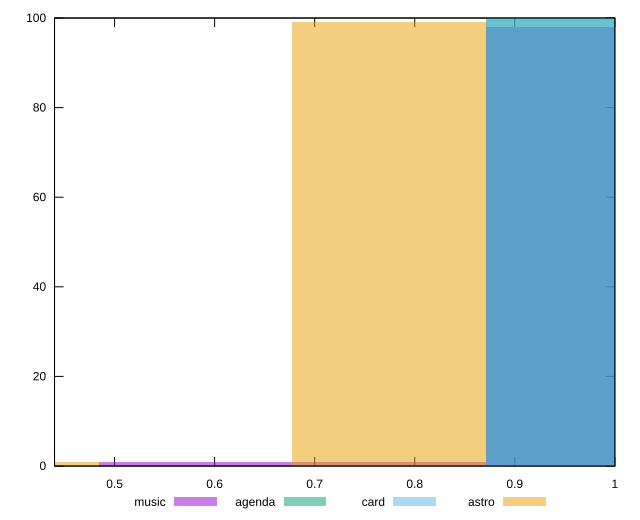

Write the gnuplot code that produced this figure.
reset

$music <<EOF
0.5807517181947065 1
0.9679195303245108 98
0.7743356242596087 1
EOF

$agenda <<EOF
0.9679195303245108 100
EOF

$card <<EOF
0.9679195303245108 100
EOF

$astro <<EOF
0.38716781212980433 1
0.7743356242596087 99
EOF

set key outside below
set boxwidth 0.19358390606490217
set xrange [0.44:1]
set yrange [0:100]
set trange [0:100]
set style fill transparent solid 0.5 noborder
set terminal svg size 640, 520 enhanced background rgb 'white'
set output "reports/report_00031_2021-02-24T23-18-18.084Z/total-blocking-time/comparison/histogram/all_score.svg"

plot $music title "music" with boxes, \
     $agenda title "agenda" with boxes, \
     $card title "card" with boxes, \
     $astro title "astro" with boxes

reset
